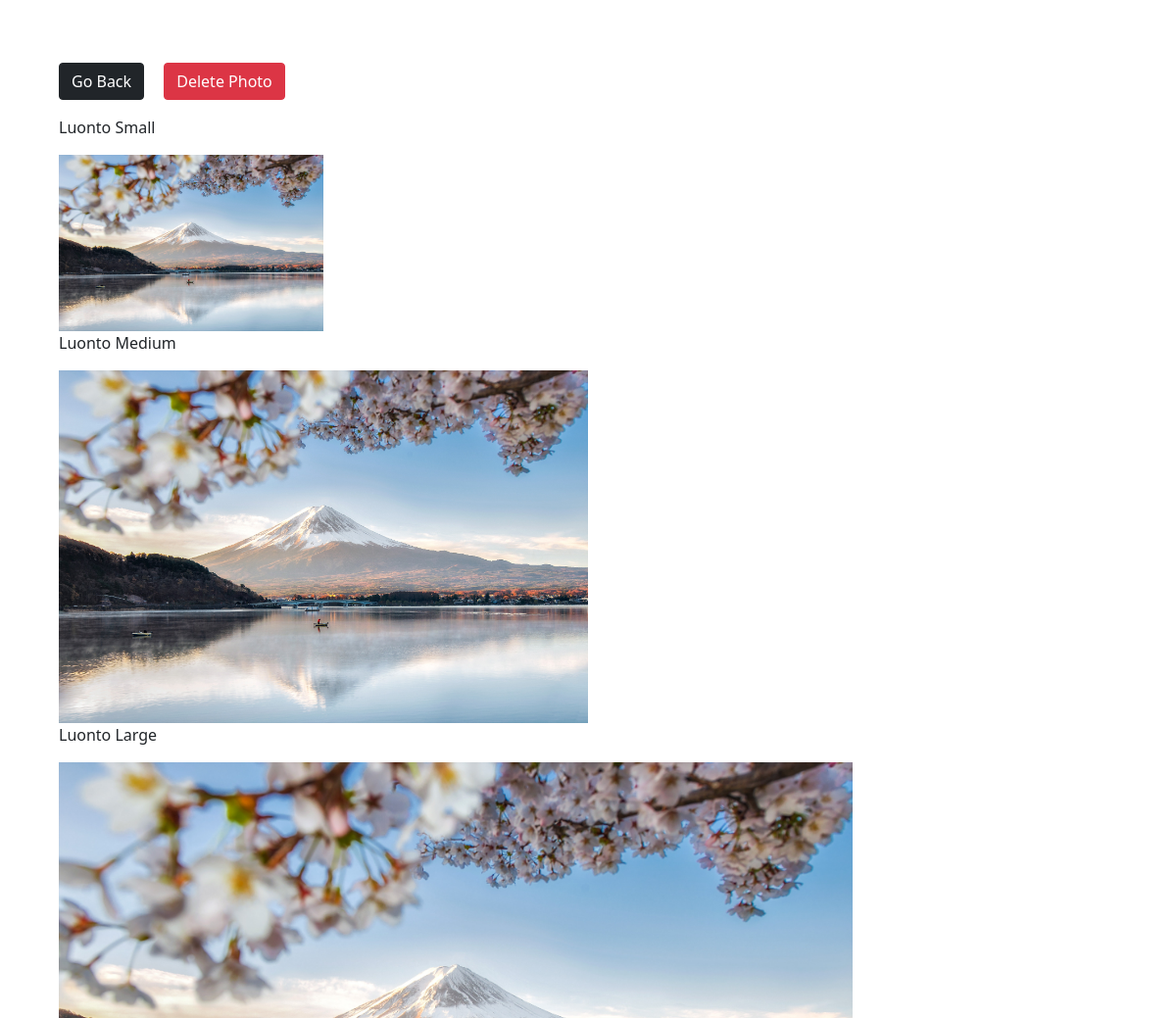
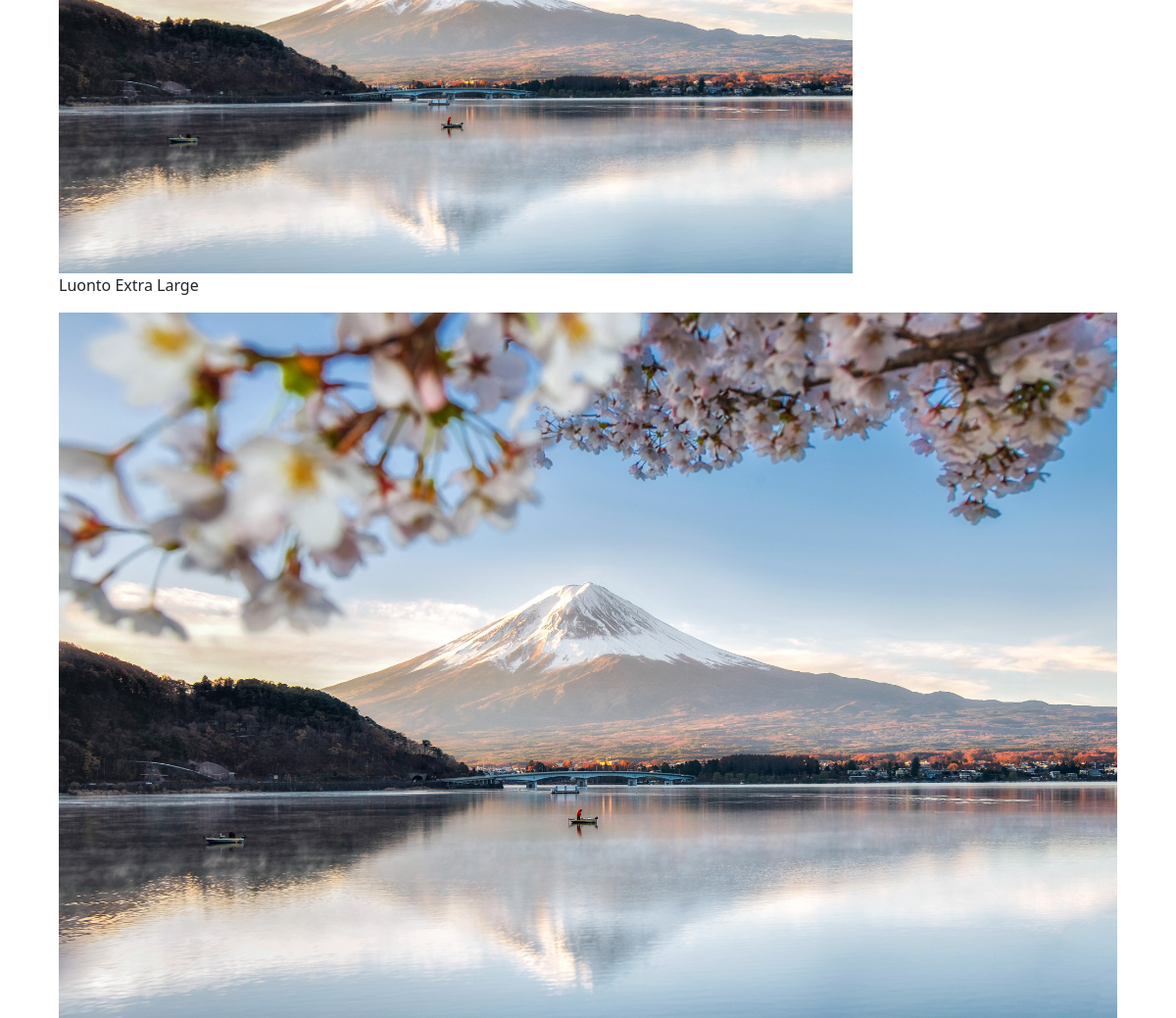
/photo/9/ (signed in), run on the app's committed database (2 pictures, top to bottom).
### photos/models.py (models this page shows, shortened)
class Photo(models.Model):
    category = models.ForeignKey(Category, on_delete=models.SET_NULL, null=True, blank=True)
    image = models.ImageField(null=False, blank=False)
    description = models.TextField()
    thumbnail = models.ImageField(editable=False, null=True)

### photos/views.py (the view)
# urls.py: path('photo/<str:pk>/', views.viewPhoto, name='photo'),
@login_required(login_url='login')
def viewPhoto(request, pk):
    photos = Photo.objects.get(id=pk)
    return render(request, 'photos/photo.html', {'photo': photos})

### photos/templates/photos/photo.html (shortened to what this page needs)
<!DOCTYPE html>
<html lang="en">
<head>
    <link href="https://cdn.jsdelivr.net/npm/bootstrap@5.1.1/dist/css/bootstrap.min.css" rel="stylesheet"
>
</head>
<body class="m-5">
    <div class="container">
        <div class="row justify-content-center">
            <div class="col">
                <a href="{% url 'gallery' %}" class="btn btn-dark my-3">Go Back</a>
                <a href="{% url 'delete' photo.id %}" class="btn btn-danger btn-block btn-md m-3">Delete Photo</a>
                <div style="height: 90vh;">
                    <p>{{photo.description}} Small</p>
                    <img style="max-width: 25%; max-height: 25%" src="{{photo.image.url}}" alt="cat">
                    <p>{{photo.description}} Medium</p>
                    <img style="max-width: 50%; max-height: 50%" src="{{photo.image.url}}" alt="cat">
                    <p>{{photo.description}} Large</p>
                    <img style="max-width: 75%; max-height: 75%" src="{{photo.image.url}}" alt="cat">
                    <p>{{photo.description}} Extra Large</p>
                    <img style="max-width: 100%; max-height: 100%" src="{{photo.image.url}}" alt="cat">
                </div>
            </div>
        </div>
    </div>
</body>
</html>

### data on the page
Photo: description "Luonto", image (picture)
